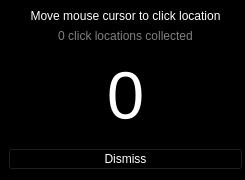
<?xml version="1.0" encoding="UTF-8"?>
<ui version="4.0">
 <class>Form</class>
 <widget class="QWidget" name="Form">
  <property name="enabled">
   <bool>true</bool>
  </property>
  <property name="geometry">
   <rect>
    <x>0</x>
    <y>0</y>
    <width>245</width>
    <height>180</height>
   </rect>
  </property>
  <property name="minimumSize">
   <size>
    <width>245</width>
    <height>127</height>
   </size>
  </property>
  <property name="maximumSize">
   <size>
    <width>245</width>
    <height>180</height>
   </size>
  </property>
  <property name="windowTitle">
   <string/>
  </property>
  <property name="windowOpacity">
   <double>0.800000000000000</double>
  </property>
  <property name="autoFillBackground">
   <bool>false</bool>
  </property>
  <property name="styleSheet">
   <string notr="true">background: rgb(0, 0, 0)</string>
  </property>
  <widget class="QWidget" name="gridLayoutWidget">
   <property name="geometry">
    <rect>
     <x>8</x>
     <y>9</y>
     <width>235</width>
     <height>161</height>
    </rect>
   </property>
   <layout class="QGridLayout" name="gridLayout" rowstretch="1,1,20,1">
    <item row="2" column="0">
     <widget class="QLabel" name="countdown">
      <property name="font">
       <font>
        <pointsize>50</pointsize>
       </font>
      </property>
      <property name="layoutDirection">
       <enum>Qt::LeftToRight</enum>
      </property>
      <property name="styleSheet">
       <string notr="true">color: rgb(255, 255, 255)</string>
      </property>
      <property name="text">
       <string>0</string>
      </property>
      <property name="alignment">
       <set>Qt::AlignCenter</set>
      </property>
     </widget>
    </item>
    <item row="3" column="0">
     <widget class="QPushButton" name="pushButton">
      <property name="styleSheet">
       <string notr="true">color:rgb(255, 255, 255)</string>
      </property>
      <property name="text">
       <string>Dismiss</string>
      </property>
     </widget>
    </item>
    <item row="0" column="0">
     <widget class="QLabel" name="label_2">
      <property name="styleSheet">
       <string notr="true">color: rgb(255, 255, 255)</string>
      </property>
      <property name="text">
       <string>Move mouse cursor to click location</string>
      </property>
      <property name="alignment">
       <set>Qt::AlignCenter</set>
      </property>
     </widget>
    </item>
    <item row="1" column="0">
     <widget class="QLabel" name="label">
      <property name="styleSheet">
       <string notr="true">color: rgb(128, 128, 128)</string>
      </property>
      <property name="text">
       <string>0 click locations collected</string>
      </property>
      <property name="alignment">
       <set>Qt::AlignCenter</set>
      </property>
     </widget>
    </item>
   </layout>
  </widget>
 </widget>
 <resources/>
 <connections>
  <connection>
   <sender>pushButton</sender>
   <signal>clicked()</signal>
   <receiver>Form</receiver>
   <slot>close()</slot>
   <hints>
    <hint type="sourcelabel">
     <x>125</x>
     <y>157</y>
    </hint>
    <hint type="destinationlabel">
     <x>122</x>
     <y>89</y>
    </hint>
   </hints>
  </connection>
 </connections>
</ui>
